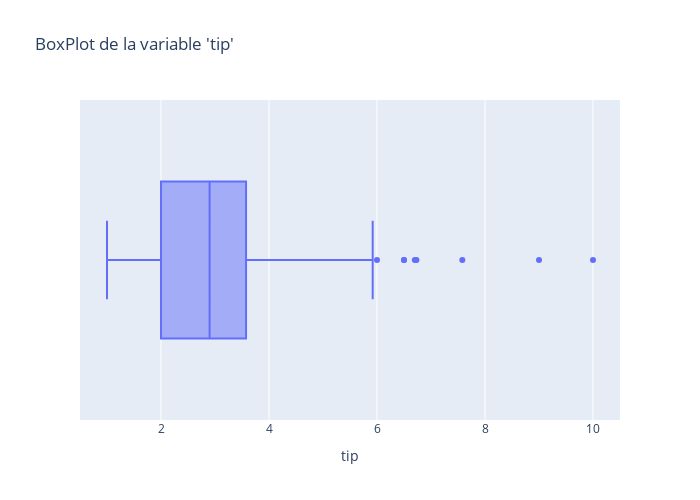

The cell this chart's notebook holds for it:
### Markdown cell above
#### BoxPlot

### Code cell
# Avec Plotly Express
fig = px.box(df, x="tip", title="BoxPlot de la variable 'tip'")
fig.update_traces(showlegend=False)
fig.update_layout(
    autosize=False,
    width=700,
    height=500
)
fig.show()

### Figure 1 — Plotly figure (JSON) as saved in the notebook; plotly's stock layout.template omitted (floating-point values rounded to 4 significant figures; data arrays with more than 128 entries replaced by an {"elided": "..."} marker saying what was removed)
{"data": [{"alignmentgroup": "True", "hovertemplate": "tip=%{x}<extra></extra>", "legendgroup": "", "marker": {"color": "#636efa"}, "name": "", "notched": false, "offsetgroup": "", "orientation": "h", "showlegend": false, "type": "box", "x": {"elided": "244 float values"}, "x0": " ", "xaxis": "x", "y0": " ", "yaxis": "y"}], "layout": {"autosize": false, "boxmode": "group", "height": 500, "legend": {"tracegroupgap": 0}, "title": {"text": "BoxPlot de la variable 'tip'"}, "width": 700, "xaxis": {"anchor": "y", "domain": [0, 1], "title": {"text": "tip"}}, "yaxis": {"anchor": "x", "domain": [0, 1]}}}
